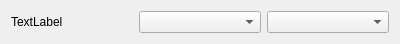
<?xml version="1.0" encoding="UTF-8"?>
<ui version="4.0">
 <class>ChannelInfoWidget</class>
 <widget class="QWidget" name="ChannelInfoWidget">
  <property name="geometry">
   <rect>
    <x>0</x>
    <y>0</y>
    <width>400</width>
    <height>40</height>
   </rect>
  </property>
  <property name="windowTitle">
   <string>ChannelInfoWidget</string>
  </property>
  <layout class="QGridLayout" name="gridLayout">
   <item row="0" column="0">
    <layout class="QHBoxLayout" name="horizontalLayout">
     <item>
      <widget class="QLabel" name="oldLabel">
       <property name="sizePolicy">
        <sizepolicy hsizetype="Preferred" vsizetype="Fixed">
         <horstretch>0</horstretch>
         <verstretch>0</verstretch>
        </sizepolicy>
       </property>
       <property name="text">
        <string>TextLabel</string>
       </property>
      </widget>
     </item>
     <item>
      <widget class="QComboBox" name="newBox"/>
     </item>
     <item>
      <widget class="QComboBox" name="directionBox"/>
     </item>
    </layout>
   </item>
  </layout>
 </widget>
 <layoutdefault spacing="6" margin="11"/>
 <resources/>
 <connections/>
</ui>
